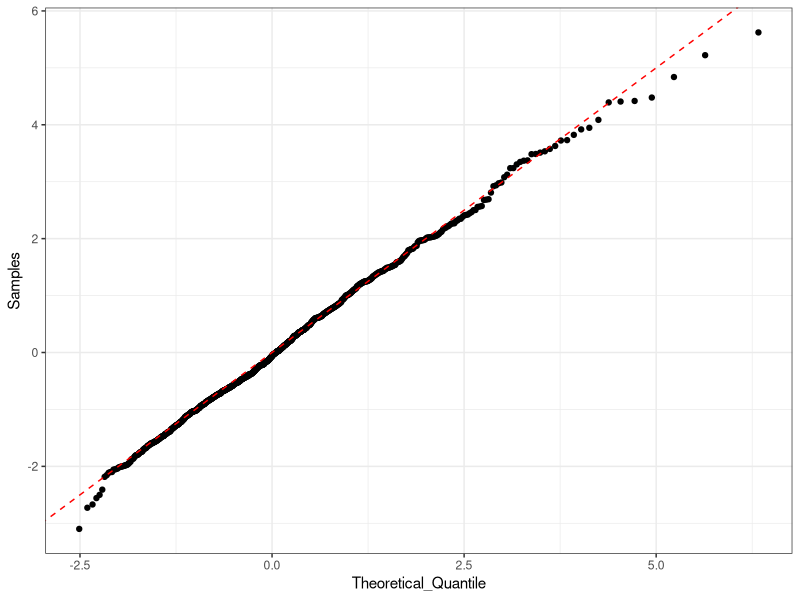
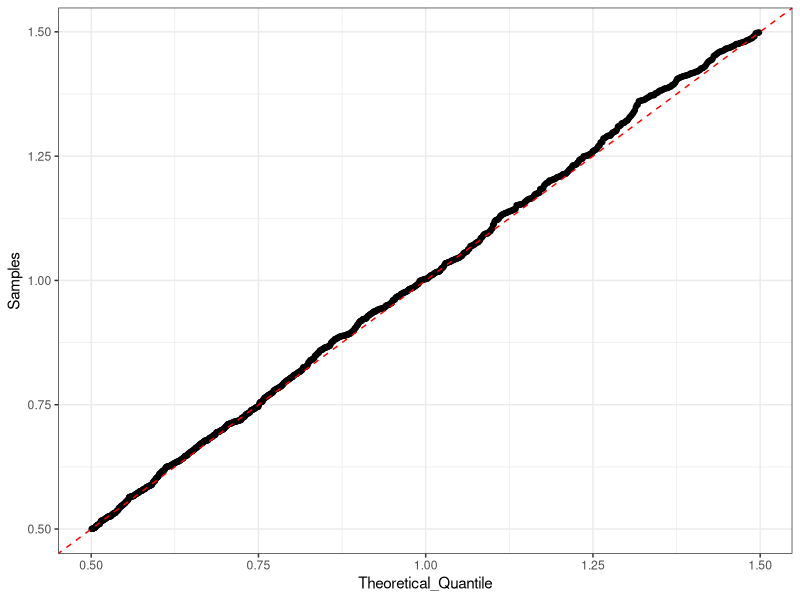
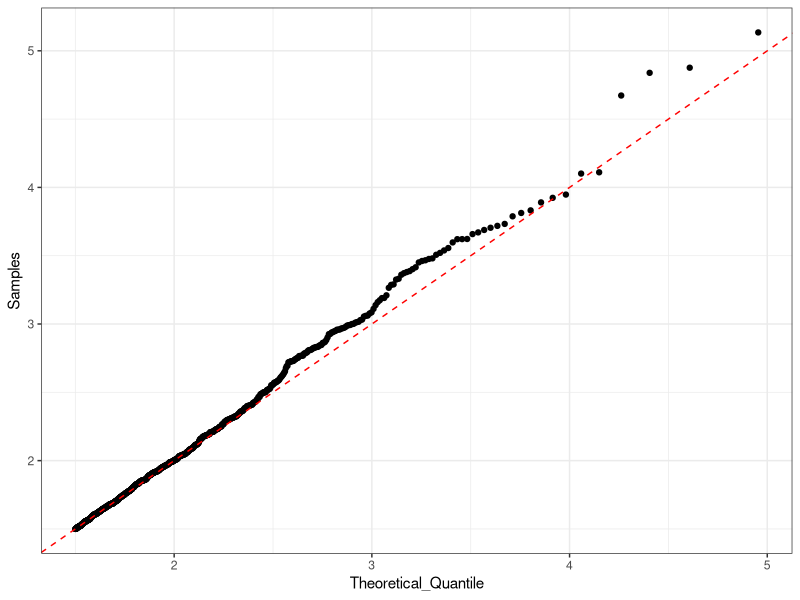
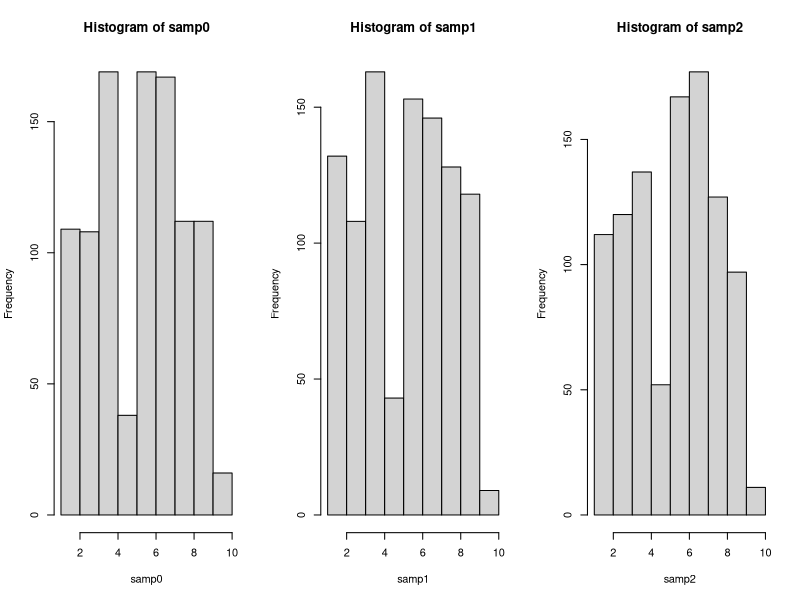
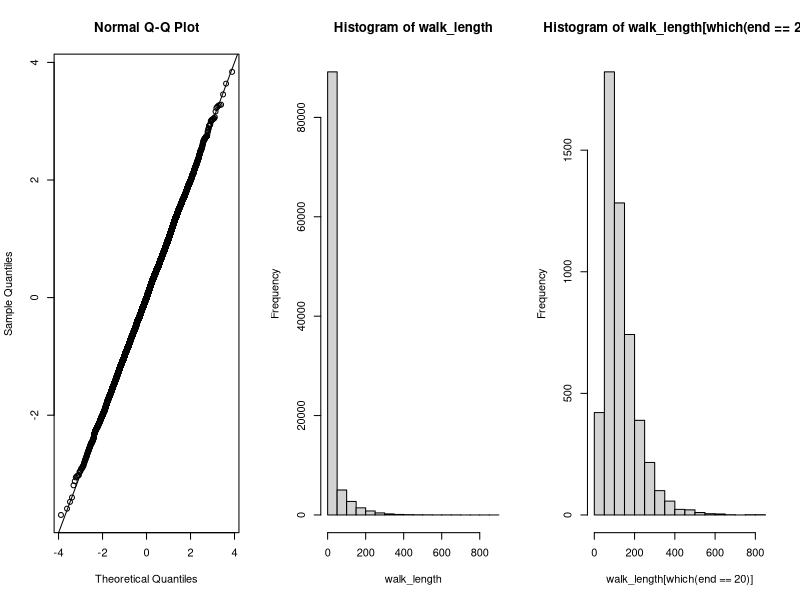

Here is the R script that generated these plots, in order:
## ---- chunk 1
rgumbel <- function(mu = 0, sigma = 1, n = 100) mu - sigma * log(log(1/runif(n)))
## ---- chunk 2
set.seed(1985)
samp <- rgumbel(mu = digamma(1), sigma = 1, n = 1000)

#make qqplot 
p <- seq(0, 1, length.out = 1000 + 2)[-c(1, 1000 + 2)]
quant_theo <- digamma(1) - 1*log(log(1/p))
df <- data.frame(Samples = sort(samp), Theoretical_Quantile = quant_theo)
library(ggplot2)
ggplot(aes(x = Theoretical_Quantile, y = Samples), data = df) + 
  geom_point()+
  geom_abline(slope = 1, color="red", linetype="dashed")+
  theme_bw()
## ---- chunk 3
#set up lse 
LOGEPS <- log(.Machine$double.eps / 2)
lse <- function (x) {
  m <- max(x); x <- x - m
  m + log(sum(exp(x[x > LOGEPS])))
}#


F.inv <- function(x, a, b , lambda){
  if(b > 1/.Machine$double.eps) return(a - log(1 - x)/lambda) # If b = infity
  ifelse(x > b, b,-log(x*(exp(-lambda*b)- exp(-lambda*a))+exp(-lambda  *a))/lambda) # inverse function
}#F inverse function

rTrunExp <- function(lambda, a,b,n) F.inv(runif(n), a, b,lambda)

#(1, .5, 1.5)
set.seed(1234)
samp <- rTrunExp(lambda = 1, a = .5, b = 1.5, n = 1000) 

p <- seq(0, 1, length.out = 1000 + 2)[-c(1, 1000 + 2)]
quant_theo <- F.inv(p, a = .5, b = 1.5, lambda = 1)
df <- data.frame(Samples = sort(samp), Theoretical_Quantile = quant_theo)

ggplot(aes(x = Theoretical_Quantile, y = Samples), data = df) + 
  geom_point()+
  geom_abline(slope = 1, color="red", linetype="dashed")+
  theme_bw()

#(2, 1.5, Inf)
set.seed(1234)
samp <- rTrunExp(lambda = 2, a = 1.5, b = Inf, n = 1000) 

p <- seq(0, 1, length.out = 1000 + 2)[-c(1, 1000 + 2)]
quant_theo <- F.inv(p, a = 1.5, b = Inf, lambda = 2)
df <- data.frame(Samples = sort(samp), Theoretical_Quantile = quant_theo)

ggplot(aes(x = Theoretical_Quantile, y = Samples), data = df) + 
  geom_point()+
  geom_abline(slope = 1, color="red", linetype="dashed")+
  theme_bw()

## ---- chunk 4
#add lse code
LOGEPS <- log(.Machine$double.eps / 2)
lse <- function (x) {
  m <- max(x); x <- x - m
  m + log(sum(exp(x[x > LOGEPS])))
}

#write new rcal function
rcatl <- function(n,l){
  lsel <- lse(l) #define lse(l)
  logc <- numeric(length(l))
  for(i in 1:length(l)){
    logc[i] <- lse(l[1:i] - lsel) #calculate log(c_i)
  }
  
  findInterval(log(runif(n)),logc) + 1 #find interval of log(U(0,1))
}

## ---- chunk 5
rcat2 <- function(n,w)replicate(n, which.max(rgumbel(mu = digamma(1), sigma = 1, n = length(w)) + log(w)))#define Gumbel Max Trick
rcat <- function (n, w) findInterval(runif(n), cumsum(w / sum(w))) + 1 #define the standard rcat function

set.seed(1)
w <- runif(10)
samp0 <- rcat(1000, w)
samp1 <- rcatl(1000, log(w))
samp2 <- rcat2(1000, w)
par(mfrow = c(1,3)); hist(samp0); hist(samp1);hist(samp2)
## ---- chunk 6
rbern <- function (n,p = 0.5) runif(n) < p

rNorm <- function(n = 100){
  #set up accepet samples 
  samp <- numeric(n)
  samp.no <- 1 
  
  #set up weights and mixture densities
  w <- c(1/2, 1 - 1/exp(1), 1/(2*exp(1)))
  M <- sum(w)/sqrt(2 * pi)
  w <- w/sum(w)
  
  g0 <- function(x) 2
  g1 <- function(x) exp(-(x -1/2))/(1 - 1/exp(1))
  g2 <- function(x) 2*exp(-2*(x -3/2))
  phi <- function(x) 1/sqrt(2*pi)*exp(-(x^2/2))
  
  for(i in 1:n){
    
  repeat{
    U <- runif(1)
      if(U<w[1]){
        #Accept/Reject from uniform (0,1/2)
        x <- .5 * runif(1)
        if(runif(1) < phi(x)/(M*w[1]*g0(x))){ 
          samp[i] <- x
          break
        }
      }else if(U < w[1] + w[2]){
        #Accept/Reject from RTrunc(1,.5,1.5)
        x <- rTrunExp(1, .5, 1.5, 1)
        if(runif(1) < phi(x)/(M*w[2]*g1(x))){ 
          samp[i] <- x
          break
        }
      }else{
        #Accept/Reject from RTrunc(2,1.5,infity)
        x <- rTrunExp(2, 1.5, Inf, 1)
        if(runif(1) < phi(x)/(M*w[3]*g2(x))){ 
          samp[i] <- x
          break
        }
      }
    }
  }
  (2*rbern(n) - 1)*samp
}

## ---- chunk 7
samp <- rNorm(10000)
qqnorm(samp);abline(a = 0, b = 1)
## ---- chunk 8
rwalk <- function (p) {
  j <- 1 # start
  walk <- c() # store movements
  repeat {
  j <- j + (2 * rbinom(1, 1, p) - 1) # move
  walk <- append(walk, j)
  if (j == 0 || j == 20) return(walk)
  }
}

n <- 100000
set.seed(1985)
res <- replicate(n, rwalk(.5)) #run simulation
end <- sapply(res, function(x) tail(x, 1))
phat <- unname(table(end)[2])/n # estimate p

upper <- phat + 1.96 * sqrt(phat*(1 - phat)/n)
lower <- phat - 1.96 * sqrt(phat*(1 - phat)/n)
knitr::kable(data.frame(Lower = lower, Estimate = phat, Upper = upper)) #print CI
## ---- chunk 9
walk_length <- sapply(res, length)
hist(walk_length)
length(which(walk_length>200))/n
## ---- chunk 10
hist(walk_length[which(end == 20)])
## ---- chunk 11
dugout <- function(x) length(which(x == 18))
ndugout <- sapply(res, dugout)
summary(ndugout)
## ---- chunk 12
ISW <- function(p1,p2,x){
  step_dir <- diff(x)
  nr <- length(which(step_dir>0))+1
  nl <- length(which(step_dir<0))
  (p1^nr * (1 - p1)^nl)/(p2^nr * (1 - p2)^nl)
}

ISW(.5, .55, rwalk(.55)) #example

## ---- chunk 13
res.55 <- replicate(n, rwalk(.55)) #simulate
ind <- which(sapply(res.55, function(x) tail(x, 1)) == 20) #reached BP
w <- mean(sapply(res.55[ind], function(x) ISW(.5, .55, x))) # weight calculations
phatMC <- mean(sapply(res.55, function(x) ifelse(tail(x,1) == 20, 1, 0))) #MC estimate
phatIS <- w * phatMC #IS estimate
phatIS
## ---- chunk 14
MC <- sapply(res, function(x) ifelse(tail(x, 1) == 20, 1, 0))
IS <- sapply(res.55, function(x) ifelse(tail(x, 1) == 20, 1, 0))
sd(IS)/sd(MC)

sd(MC)/ (w *sd(IS))

